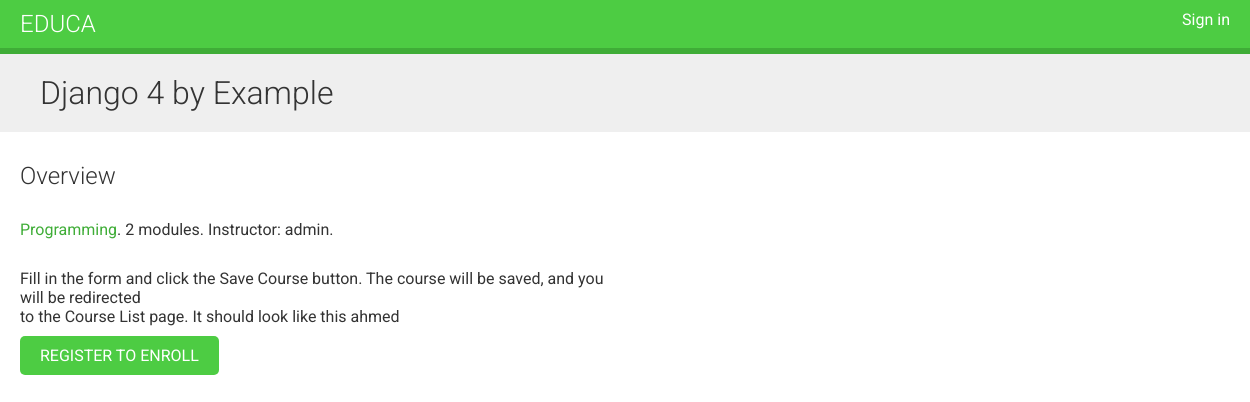
The app's page /course/django-4-by-example/ with its own data.
### courses/models.py (models this page shows, shortened)
class Course(models.Model):
    owner = models.ForeignKey(User, related_name='courses_created', on_delete=models.CASCADE)
    subject = models.ForeignKey(Subject, related_name='courses', on_delete=models.CASCADE)
    title = models.CharField(max_length=200)
    slug = models.SlugField(max_length=200, unique=True)
    overview = models.TextField()
    created = models.DateTimeField(auto_now_add=True)
    students = models.ManyToManyField(User, related_name='courses_joined', blank=True)
    class Meta:
        ordering = ['-created']

class Subject(models.Model):
    title = models.CharField(max_length=200)
    slug = models.SlugField(max_length=200, unique=True)
    class Meta:
        ordering = ['title']

### courses/views.py (the view)
# urls.py: path('<slug:slug>/', views.CourseDetailView.as_view(), name='course_detail'),
class CourseDetailView(DetailView):
    model = Course
    template_name = 'courses/course/detail.html'
    def get_context_data(self, **kwargs):
        context = super().get_context_data(**kwargs)
        context['enroll_form'] = CourseEnrollForm(
            initial={'course':self.object}
        )
        return context

### templates/courses/course/detail.html (shortened to what this page needs)
{% extends 'base.html' %}
{% block content %}
    {% with subject=object.subject %}
        <h1>{{ object.title }}</h1>
        <div class="module">
            <h2>Overview</h2>
            <p>
                <a href="{% url 'course_list_subject' subject.slug %}">{{ subject.title }}</a>.
                {{ object.modules.count}} modules.
                Instructor: {{ object.owner.username }}.
            </p>
            {{ object.overview|linebreaks }}
            {% if request.user.is_authenticated %}
                <form action="{% url 'student_enroll_course' %}" method="POST">
                    {{ enroll_form }}
                    {% csrf_token %}
                    <input type="submit" value="Enroll now">
                </form>
            {% else %}
                <a href="{% url 'student_registration' %}" class="button">
                    Register to enroll
                </a>
            {% endif %}
        </div>
    {% endwith %}
{% endblock content %}

### courses/static/css/base.css (style rules this page uses)
body { margin:0; font-family:'Roboto', sans-serif; font-weight:400; color:#333; }
a { color:#3fad37; text-decoration:none; }
h1, h2, h3, h4, h5, h6 { font-family:'Roboto', sans-serif; font-weight:300; }
h1 { background:#efefef; width:100%; overflow:auto; padding:20px 0 20px 40px; margin:0; }
.module { padding:10px 20px; float:left; width:600px; }
.module p { margin:10px 0 20px; width:100%; float:left; }
input[type=submit], a.button { border-radius:5px; background:#4dcc43; color:#fff; font-size:16px; text-transform:uppercase; border:none; padding:10px 20px; margin:20px 0; }

### records on screen
Course: title "Django 4 by Example", modules.count "2", owner.username "admin", overview "Fill in the form and click the Save Course button. The course will be saved, and you will be redirected to the Course List page. It should look like this ahmed"
Subject: title "Programming"
